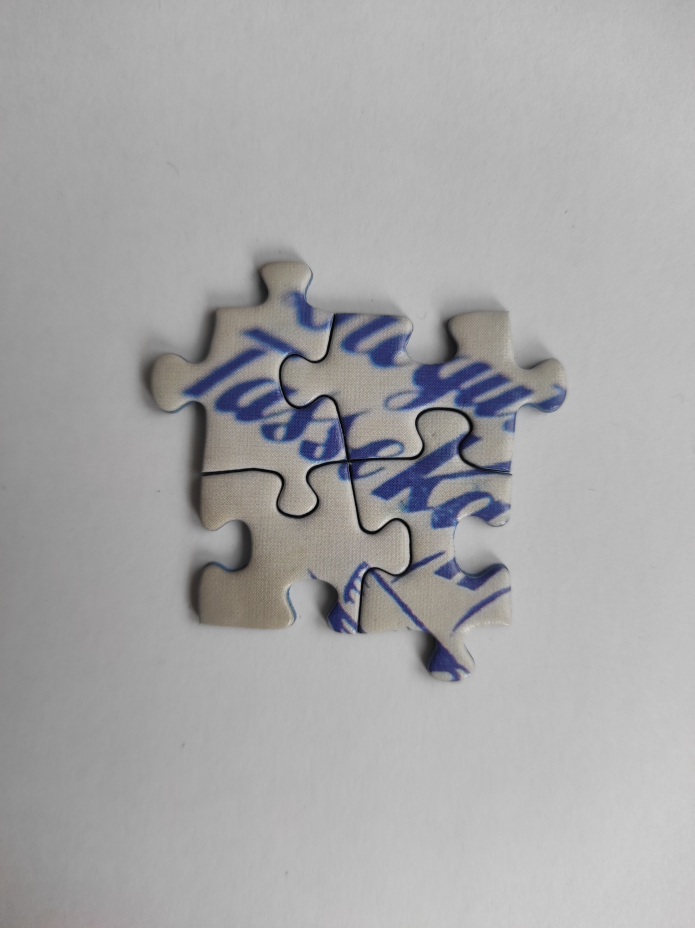
#> input picture data/pzl_3/pzl_3_full_front.jpg, 3472 x 4640 px (shown at 1/5 size)
$ jupyter execute wonka_solver.ipynb
#> lines starting #> are read from the running program, lines starting #| are printed output that depends on the picture
[cell 1]
import cv2
import numpy as np

# Lade das Referenzbild und das Puzzleteil
reference_image_path = "../data/pzl_3/pzl_3_full_front.jpg"
puzzle_piece_path = "../data/pzl_3/pzl_3_003_front.jpg"

reference_image = cv2.imread(reference_image_path, cv2.IMREAD_COLOR)
#> reference_image is the input picture: shape (4640, 3472, 3); mean B, G, R 167.7, 166.8, 167.1
puzzle_piece = cv2.imread(puzzle_piece_path, cv2.IMREAD_COLOR)
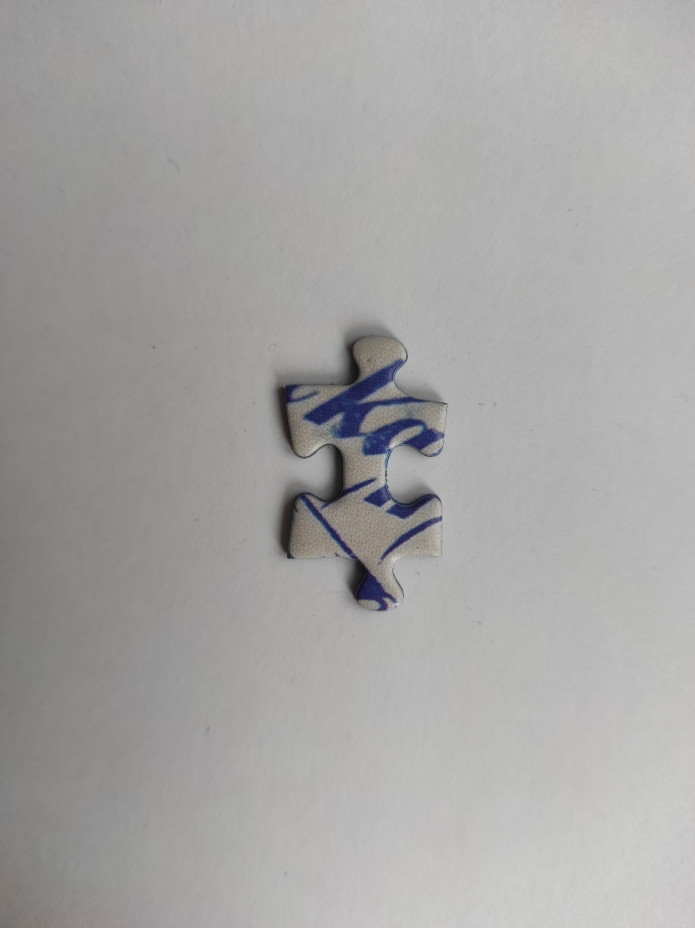
#> input picture data/pzl_3/pzl_3_003_front.jpg, 3472 x 4640 px (shown at 1/5 size)
#> puzzle_piece is the input picture: shape (4640, 3472, 3); mean B, G, R 164.5, 165.3, 165.9

# Überprüfe, ob die Bilder erfolgreich geladen wurden
if reference_image is None:
    print(f"Error: Could not load reference image from {reference_image_path}")
    exit(1)

if puzzle_piece is None:
    print(f"Error: Could not load puzzle piece image from {puzzle_piece_path}")
    exit(1)

# Konvertiere die Bilder in Graustufen
reference_gray = cv2.cvtColor(reference_image, cv2.COLOR_BGR2GRAY)
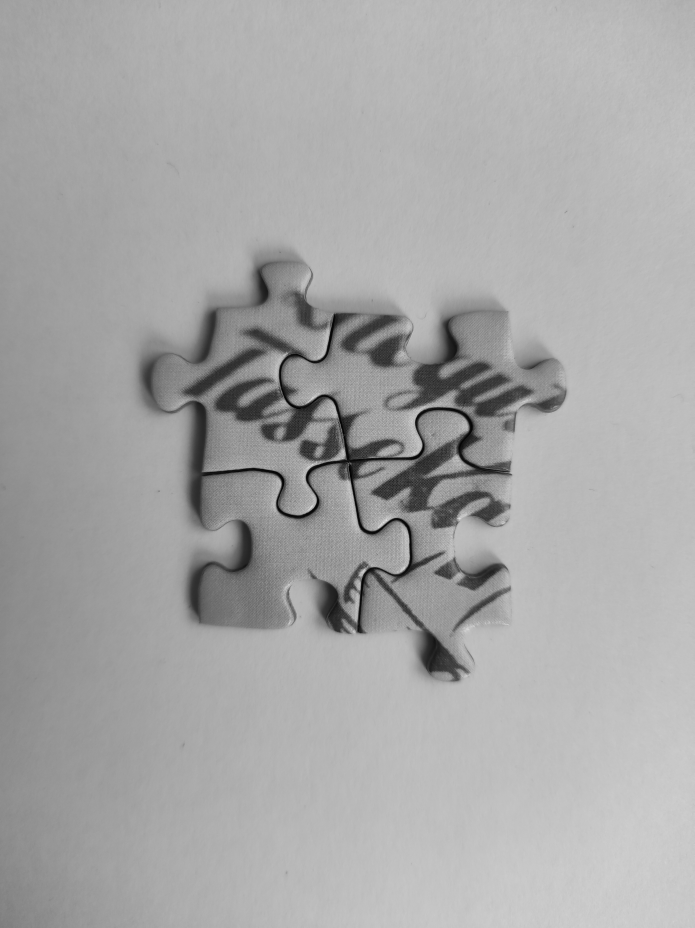
#> reference_gray: shape (4640, 3472) (shown at 1/5 size); min 0, max 254, mean 167
puzzle_gray = cv2.cvtColor(puzzle_piece, cv2.COLOR_BGR2GRAY)

# Verwende ORB für die Merkmalsextraktion
orb = cv2.ORB_create()
keypoints1, descriptors1 = orb.detectAndCompute(puzzle_gray, None)
#> keypoints1 = 500 keypoints; strongest (x, y, size): (1881, 2387, 31), (2201, 2240, 31), (1933, 2283, 31), (1637, 2170, 31)
keypoints2, descriptors2 = orb.detectAndCompute(reference_gray, None)
#> keypoints2 = 500 keypoints; strongest (x, y, size): (2012, 2211, 31), (1947, 2274, 31), (2005, 2214, 31), (2005, 2211, 31)

# Führe den Merkmalsabgleich durch
bf = cv2.BFMatcher(cv2.NORM_HAMMING, crossCheck=True)
matches = bf.match(descriptors1, descriptors2)
#> matches = 124 matches
matches = sorted(matches, key=lambda x: x.distance)

# Zeichne die besten Übereinstimmungen
matched_image = cv2.drawMatches(puzzle_piece, keypoints1, reference_image, keypoints2, matches[:10], None, flags=cv2.DrawMatchesFlags_NOT_DRAW_SINGLE_POINTS)

# Setze die Fenstergröße und zeige die Ergebnisse
cv2.namedWindow("Matches", cv2.WINDOW_NORMAL)  # Ermöglicht das Anpassen der Fenstergröße
cv2.resizeWindow("Matches", 800, 600)  # Setzt die Fenstergröße auf 800x600
cv2.imshow("Matches", matched_image)
cv2.waitKey(0)
cv2.destroyAllWindows()

# Optional: Berechne die Transformation und die Position des Puzzleteils
if len(matches) > 4:
    src_pts = np.float32([keypoints1[m.queryIdx].pt for m in matches]).reshape(-1, 1, 2)
#> src_pts = 124 rows, first 8: [1705.5, 2063.2], [1696.9, 2071.9], [1469.1, 2788.9], [1821.6, 2003], [1813.2, 2007.6], [1876.2, 2398.7], [1876.6, 2397.1], [2018, 2214.6]
    dst_pts = np.float32([keypoints2[m.trainIdx].pt for m in matches]).reshape(-1, 1, 2)
#> dst_pts = 124 rows, first 8: [2040.8, 2436.5], [2032.1, 2445.1], [1824.4, 3162.2], [2145.6, 2377.4], [2147, 2378], [2222.1, 2762], [2218.8, 2764.1], [2354, 2575.4]

    matrix, mask = cv2.findHomography(src_pts, dst_pts, cv2.RANSAC, 5.0)
#> matrix = [[1.04, 0.033, 239.2], [0.000103, 1.01, 403.2], [1.3e-05, -7.14e-07, 1]]; mask = 124 values, max 1 at index 0, min 0 at index 2, mean 0.185
    h, w = puzzle_piece.shape[:2]
#> h = 4640; w = 3472
    corners = np.float32([[0, 0], [0, h], [w, h], [w, 0]]).reshape(-1, 1, 2)
    transformed_corners = cv2.perspectiveTransform(corners, matrix)
#> transformed_corners = [[239.2, 403.2], [393.5, 5105.2], [3847.2, 4883.8], [3688.7, 386.1]]

    # Zeichne die Position des Puzzleteils im Referenzbild
    reference_with_piece = reference_image.copy()
    cv2.polylines(reference_with_piece, [np.int32(transformed_corners)], True, (0, 255, 0), 3)

    cv2.namedWindow("Puzzle Piece Position", cv2.WINDOW_NORMAL)
    cv2.resizeWindow("Puzzle Piece Position", 800, 600)
    cv2.imshow("Puzzle Piece Position", reference_with_piece)
    cv2.waitKey(0)
    cv2.destroyAllWindows()
